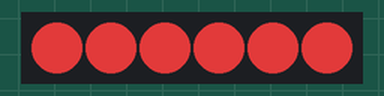
Simulated run of this program. Board: Arduino Nano, built with avr-gcc and run on an emulated ATmega328P. On the bench: 6 RGB LEDs in strip order, left to right. Dim RGB values are drawn brighter than linear.

Above: at 0.1 s.
At 2.4 s:
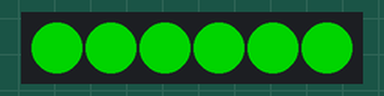
At 3.1 s:
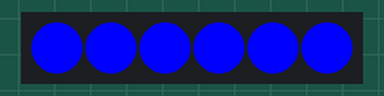
At 3.9 s:
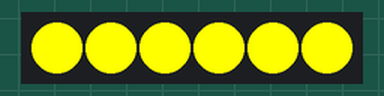
At 6.2 s:
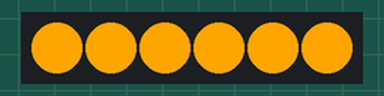
At 8.5 s:
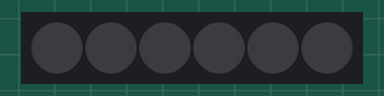
Timing chart, 0 to 40.0 s (numbered marks = the images above):
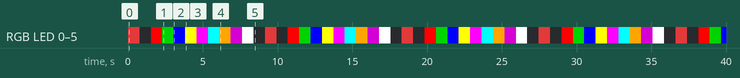

The program:

main.cpp
```cpp
#include <Arduino.h>
#include <FastLED.h>

// How many leds in your strip?
#define NUM_LEDS 6
#define DATA_PIN 2
//#define CLOCK_PIN 13

// Define the array of leds
CRGB leds[NUM_LEDS];

void setup() {
     FastLED.addLeds<NEOPIXEL, DATA_PIN>(leds, NUM_LEDS);  // GRB ordering is assumed
}

void loop() {

for(int i=0;i<=5;i++){
  leds[i] = CRGB::Brown;
  FastLED.show();
}
delay(750);

for(int i=0;i<=5;i++){
  leds[i] = CRGB::Black;
  FastLED.show();
}
delay(750);

for(int i=0;i<=5;i++){
  leds[i] = CRGB::Red;
  FastLED.show();
}
delay(750);

for(int i=0;i<=5;i++){
  leds[i] = CRGB::Green;
  FastLED.show();
}
delay(750);

for(int i=0;i<=5;i++){
  leds[i] = CRGB::Blue;
  FastLED.show();
}
delay(750);

for(int i=0;i<=5;i++){
  leds[i] = CRGB::Yellow;
  FastLED.show();
}
delay(750);

for(int i=0;i<=5;i++){
  leds[i] = CRGB::Magenta;
  FastLED.show();
}
delay(750);

for(int i=0;i<=5;i++){
  leds[i] = CRGB::Cyan;
  FastLED.show();
}
delay(750);

for(int i=0;i<=5;i++){
  leds[i] = CRGB::Orange;
  FastLED.show();
}
delay(750);

for(int i=0;i<=5;i++){
  leds[i] = CRGB::Purple;
  FastLED.show();
}
delay(750);

for(int i=0;i<=5;i++){
  leds[i] = CRGB::White;
  FastLED.show();
}
delay(750);

for(int i=0;i<=5;i++){
  leds[i] = CRGB::Black;
  FastLED.show();
}
delay(750);
//-----------------------------------------------------------------------------------------
  // leds[0] = CRGB::Brown;
  // FastLED.show();
  // delay(500);

  // leds[0] = CRGB::Red;
  // FastLED.show();
  // delay(500);

  // leds[0] = CRGB::Green;
  // FastLED.show();
  // delay(500);

  // leds[0] = CRGB::Blue;
  // FastLED.show();
  // delay(500);

  // leds[0] = CRGB::Yellow;
  // FastLED.show();
  // delay(500);

  // leds[0] = CRGB::Magenta;
  // FastLED.show();
  // delay(500);

  // leds[0] = CRGB::Cyan;
  // FastLED.show();
  // delay(500);

  // leds[0] = CRGB::Orange;
  // FastLED.show();
  // delay(500);

  // leds[0] = CRGB::Purple;
  // FastLED.show();
  // delay(500);

  // leds[0] = CRGB::White;
  // FastLED.show();
  // delay(500);

  // leds[0] = CRGB::Black;
  // FastLED.show();
  // delay(500);
}
```

Measured:
- by itself, RGB LED 0–5: repeats every 9.2 s: off 0.76 s, RGB(255, 0, 0) 0.76 s, RGB(0, 128, 0) 0.76 s, RGB(0, 0, 255) 0.76 s, RGB(255, 255, 0) 0.76 s, RGB(255, 0, 255) 0.76 s, RGB(0, 255, 255) 0.76 s, RGB(255, 165, 0) 0.76 s, RGB(128, 0, 128) 0.76 s, RGB(255, 255, 255) 0.76 s, off 0.76 s, RGB(165, 42, 42) 0.76 s
- by itself, everything shown: repeats every 9.2 s, in 12 steps
- what the display in image 1 shows lasts 0.8 s, from 2.3 s to 3.1 s
